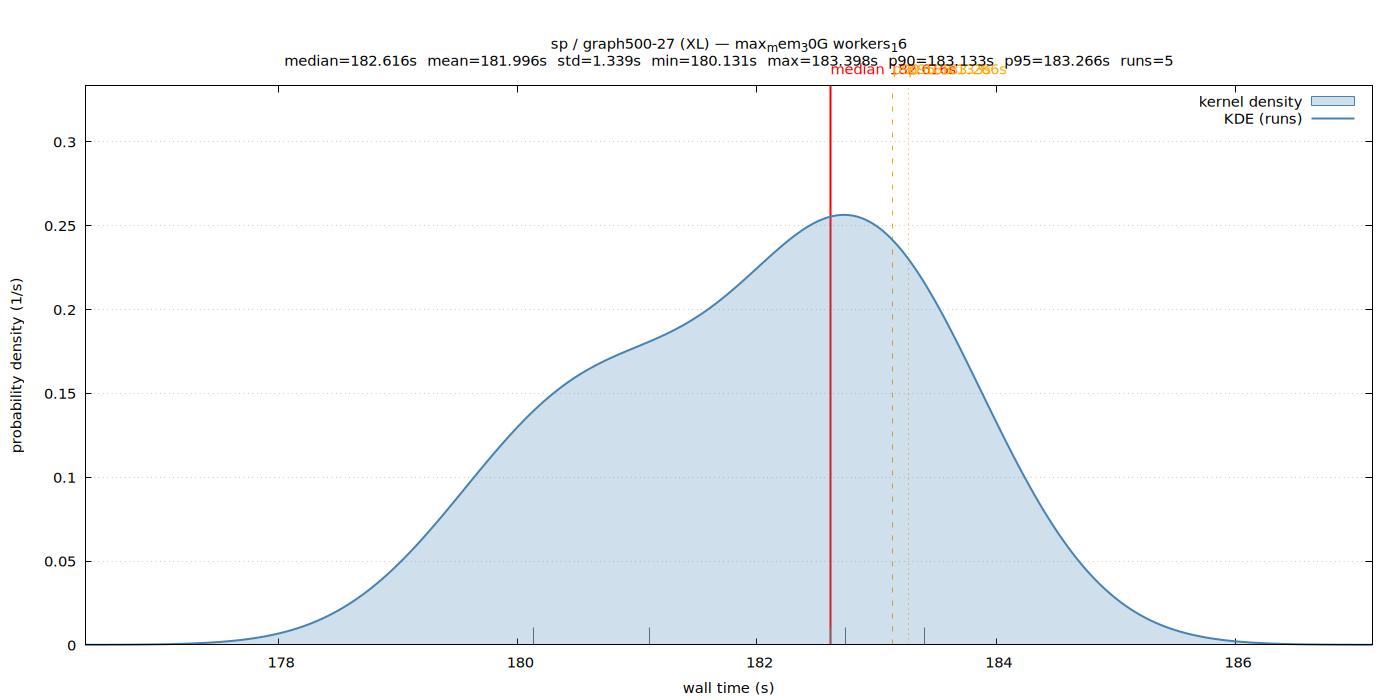

This chart was generated by the following gnuplot code:
set terminal pngcairo size 1400,700 enhanced font 'Sans,11'
set output '/home/ubuntu/nvm/gfrs/sp/XL/graph500-27/max_mem_30G_workers_16/wall_time.png'
set title "sp / graph500-27 (XL) — max_mem_30G workers_16\nmedian=182.616s  mean=181.996s  std=1.339s  min=180.131s  max=183.398s  p90=183.133s  p95=183.266s  runs=5"
set xlabel 'wall time (s)'
set ylabel 'probability density (1/s)'
set tmargin 5
set yrange [0:0.33329]
set xrange [176.383608:187.145253]
set grid y
set key top right
set arrow from 182.615604,0 to 182.615604,0.33329 nohead lc rgb 'red' lw 2
set label 'median 182.616s' at 182.615604,0.33329 offset char 0,1 tc rgb 'red'
set arrow from 183.133137,0 to 183.133137,0.33329 nohead lc rgb 'orange' lw 1 dt 2
set label 'p90 183.133s' at 183.133137,0.33329 offset char 0,1 tc rgb 'orange'
set arrow from 183.265505,0 to 183.265505,0.33329 nohead lc rgb 'orange' lw 1 dt 3
set label 'p95 183.266s' at 183.265505,0.33329 offset char 0,1 tc rgb 'orange'
set arrow from 182.736033,0 to 182.736033,0.0102551 nohead lc rgb '#666666' lw 1
set arrow from 182.615604,0 to 182.615604,0.0102551 nohead lc rgb '#666666' lw 1
set arrow from 180.130989,0 to 180.130989,0.0102551 nohead lc rgb '#666666' lw 1
set arrow from 183.397873,0 to 183.397873,0.0102551 nohead lc rgb '#666666' lw 1
set arrow from 181.102000,0 to 181.102000,0.0102551 nohead lc rgb '#666666' lw 1
plot '/home/ubuntu/nvm/gfrs/sp/XL/graph500-27/max_mem_30G_workers_16/wall_time.dat' using 1:2 with filledcurves y=0 lc rgb '#4682b4' fs transparent solid 0.25 title 'kernel density', \
     '/home/ubuntu/nvm/gfrs/sp/XL/graph500-27/max_mem_30G_workers_16/wall_time.dat' using 1:2 with lines lw 2 lc rgb '#4682b4' title 'KDE (runs)'
